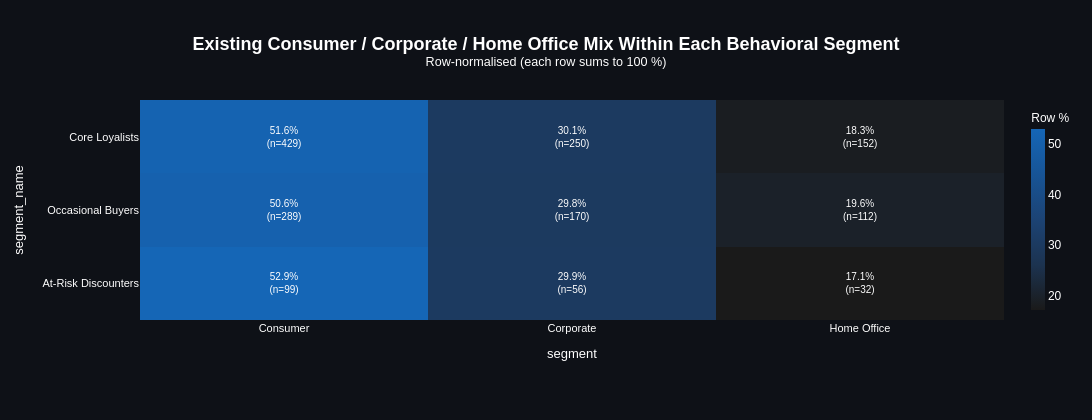

The code cell stored with this chart in its notebook:
### Markdown cell above
The radar uses each segment's mean rather than the median in the table above,
since the plot aggregates by mean, and every axis is scaled so the lowest of
the three segments sits at the center and the highest sits at the outer edge.
Core Loyalists reach the outer edge on frequency, avg_order_value and
avg_basket_size, and sit close to it on profit_margin too: near-total
dominance on every dimension except how recently and how heavily they have
been discounted, where low is the good outcome. At-Risk Discounters are close
to the mirror image, sitting at the center on every axis except recency_days
and avg_discount_rate, where they are the only segment to reach the edge, the
combination of having gone quietest and being discounted hardest.

Occasional Buyers is the one place the ranking flips: their mean profit
margin, 16.3%, is the highest of the three segments, ahead of Core Loyalists
at 11.8%, the same gap the median table above already showed. A smaller,
quieter segment is the most profitable one per dollar of sales; it just does
not generate enough dollars to matter as much in total.

### Code cell
cp.cross_tab_heatmap(
    customers, "segment_name", "segment", normalize="row", show_counts=True,
    row_order=segment_order, colorscale=cp.SEQ_BLUE,
    title="Existing Consumer / Corporate / Home Office Mix Within Each Behavioral Segment",
)

### Figure 1 — Plotly figure (JSON) as saved in the notebook; plotly's stock layout.template omitted (floating-point values rounded to 4 significant figures)
{"data": [{"colorbar": {"outlinewidth": 0, "thickness": 14, "tickfont": {"color": "white", "family": "Arial"}, "title": {"font": {"color": "white", "family": "Arial", "size": 12}, "text": "Row %"}}, "colorscale": [[0.0, "#1a1a1a"], [0.25, "#1c3350"], [0.5, "#1c4374"], [0.75, "#175496"], [1.0, "#1566B6"]], "customdata": [[429.0, 250.0, 152.0], [289.0, 170.0, 112.0], [99.0, 56.0, 32.0]], "hovertemplate": "<b>segment_name</b>: %{y}<br><b>segment</b>: %{x}<br>Row %: %{z:.1f}%<br>n = %{customdata:,}<extra></extra>", "text": [["51.6%<br>(n=429)", "30.1%<br>(n=250)", "18.3%<br>(n=152)"], ["50.6%<br>(n=289)", "29.8%<br>(n=170)", "19.6%<br>(n=112)"], ["52.9%<br>(n=99)", "29.9%<br>(n=56)", "17.1%<br>(n=32)"]], "textfont": {"color": "white", "family": "Arial", "size": 10}, "texttemplate": "%{text}", "type": "heatmap", "x": ["Consumer", "Corporate", "Home Office"], "y": ["Core Loyalists", "Occasional Buyers", "At-Risk Discounters"], "z": [[51.62, 30.08, 18.29], [50.61, 29.77, 19.61], [52.94, 29.95, 17.11]]}], "layout": {"font": {"color": "white", "family": "Arial"}, "height": 420, "margin": {"b": 100, "l": 140, "r": 80, "t": 100}, "paper_bgcolor": "#0e1117", "plot_bgcolor": "#1a1a1a", "title": {"font": {"color": "white", "family": "Arial", "size": 18}, "text": "<b>Existing Consumer / Corporate / Home Office Mix Within Each Behavioral Segment</b><br><sup>Row-normalised (each row sums to 100 %)</sup>", "x": 0.5, "xanchor": "center"}, "width": 1400, "xaxis": {"side": "bottom", "tickfont": {"size": 11}, "title": {"font": {"size": 13}, "text": "segment"}}, "yaxis": {"autorange": "reversed", "tickfont": {"size": 11}, "title": {"font": {"size": 13}, "text": "segment_name"}}}}
